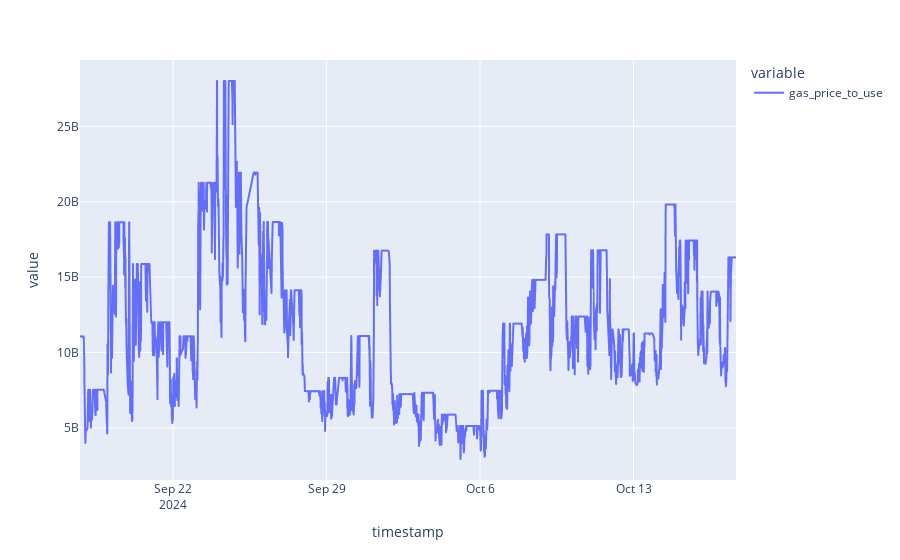

This figure's notebook cell:
### Code cell
px.line(keeper_df['gas_price_to_use'])

### Figure 1 — Plotly figure (JSON) as saved in the notebook; plotly's stock layout.template omitted (floating-point values rounded to 4 significant figures; data arrays with more than 128 entries replaced by an {"elided": "..."} marker saying what was removed)
{"data": [{"hovertemplate": "variable=gas_price_to_use<br>timestamp=%{x}<br>value=%{y}<extra></extra>", "legendgroup": "gas_price_to_use", "line": {"color": "#636efa", "dash": "solid"}, "marker": {"symbol": "circle"}, "mode": "lines", "name": "gas_price_to_use", "showlegend": true, "type": "scattergl", "x": {"elided": "2415 str values"}, "xaxis": "x", "y": {"elided": "2415 float values"}, "yaxis": "y"}], "layout": {"legend": {"title": {"text": "variable"}, "tracegroupgap": 0}, "margin": {"t": 60}, "xaxis": {"anchor": "y", "domain": [0, 1], "title": {"text": "timestamp"}}, "yaxis": {"anchor": "x", "domain": [0, 1], "title": {"text": "value"}}}}
